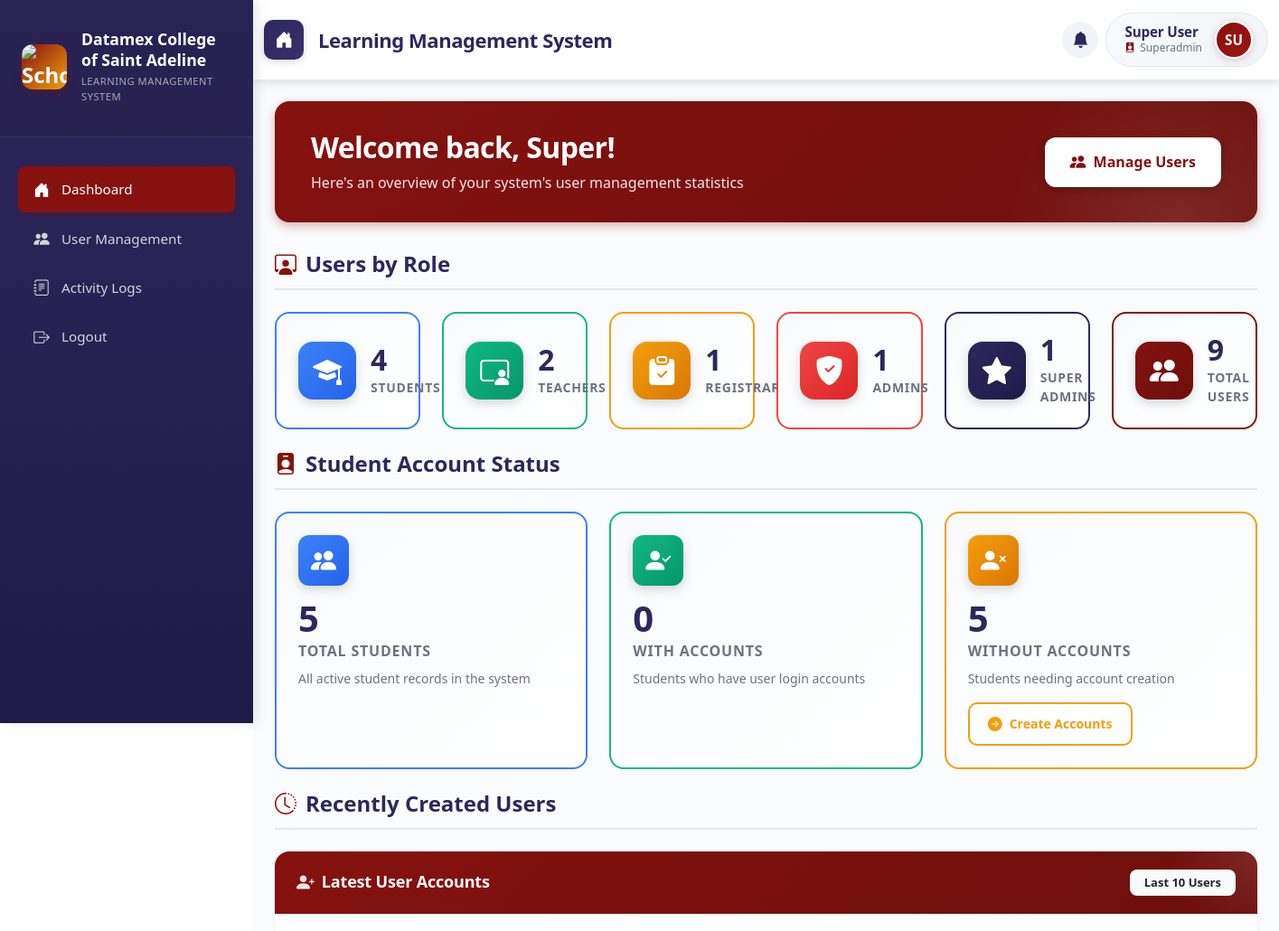
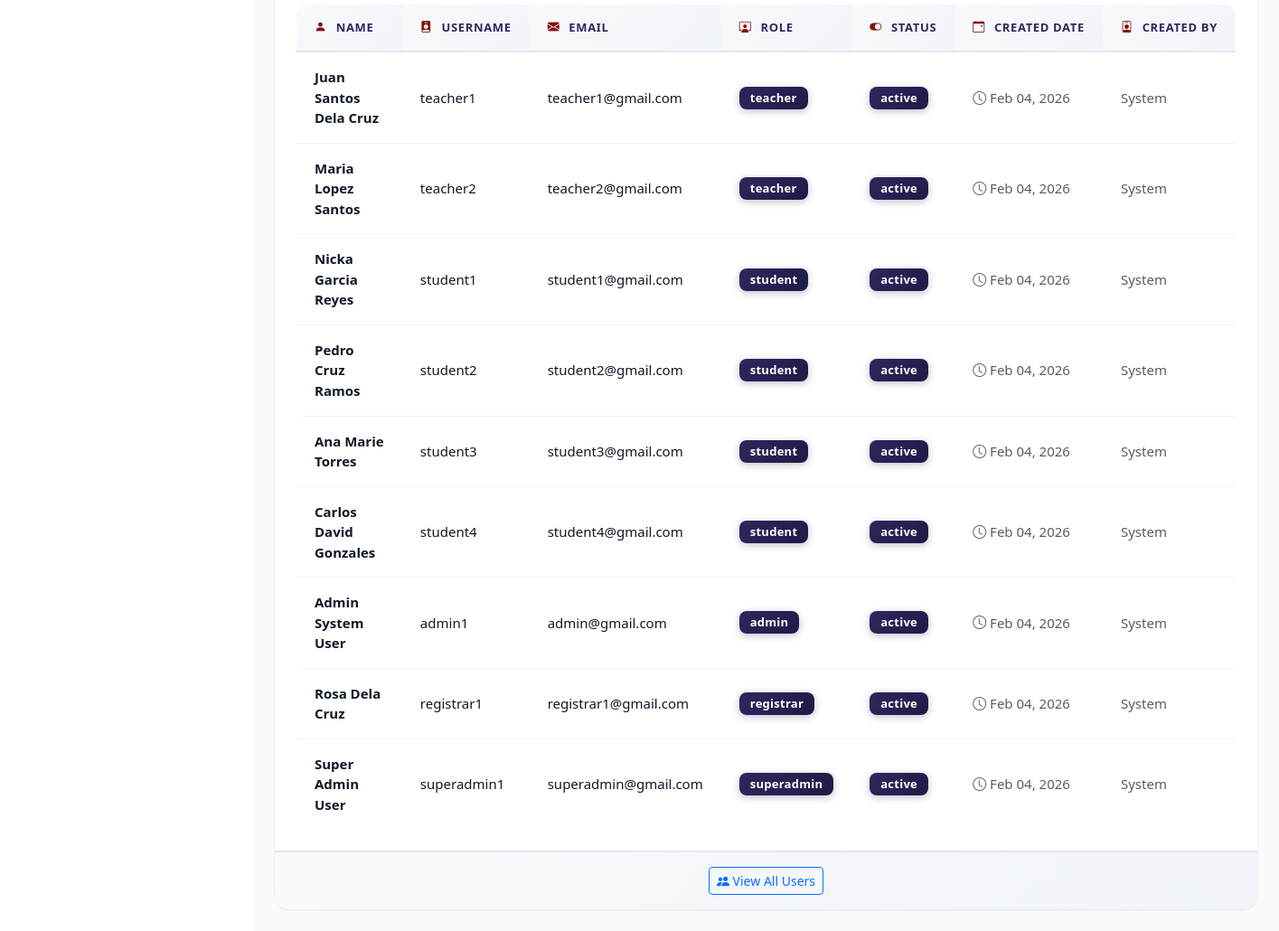
The page /index.php?page=superadmin_dashboard (signed in) on the database its author committed (2 pictures, top to bottom).
### tables this page shows
CREATE TABLE users(
    id INT PRIMARY KEY AUTO_INCREMENT,
    username VARCHAR(50) NOT NULL UNIQUE,
    email VARCHAR(255) UNIQUE,
    password VARCHAR(255) NOT NULL,
    role ENUM('student', 'teacher', 'registrar', 'admin', 'superadmin') NOT NULL,
    status ENUM('active', 'inactive', 'suspended', 'graduated') DEFAULT 'active',
    first_name VARCHAR(100) NOT NULL,
    middle_name VARCHAR(100) NULL,
    last_name VARCHAR(100) NOT NULL,
    created_by INT,
    created_at TIMESTAMP DEFAULT CURRENT_TIMESTAMP,
    updated_at TIMESTAMP DEFAULT CURRENT_TIMESTAMP ON UPDATE CURRENT_TIMESTAMP,
    last_login TIMESTAMP NULL,
    FOREIGN KEY (created_by) REFERENCES users(id) ON DELETE SET NULL 
);

### app/views/superadmin/dashboard.php (the view, shortened to what the rows shown need)
<!DOCTYPE html>
<html lang="en">
<head>
    <link rel="stylesheet" href="bootstrap/css/bootstrap.min.css">
    <link rel="stylesheet" href="bootstrap/css/bootstrap-icons.css">
    <link rel="stylesheet" href="css/main.css">
    <link rel="stylesheet" href="css/shared/sidenav.css">
    <link rel="stylesheet" href="css/shared/top-navbar.css">
    <link rel="stylesheet" href="css/pages/superadmin_dashboard.css">
</head>
<body>
    <div class="d-flex">
        <div class="main-content flex-grow-1">
            <div class="container-fluid p-4">
                <div class="welcome-section">
                    <div class="welcome-content">
                        <h1 class="welcome-title">
                            Welcome back, <?php echo htmlspecialchars($_SESSION['user_firstname']); ?>!
                        </h1>
                    </div>
                </div>
                <div class="section-header">
                    <h2 class="section-title">
                        <i class="bi bi-person-workspace"></i>
                        Users by Role
                    </h2>
                </div>
                <div class="section-header">
                    <h2 class="section-title">
                        <i class="bi bi-person-badge-fill"></i>
                        Student Account Status
                    </h2>
                </div>
                <div class="section-header">
                    <h2 class="section-title">
                        <i class="bi bi-clock-history"></i>
                        Recently Created Users
                    </h2>
                </div>
                <div class="card recent-users-card">
                    <div class="card-body" id="recent-users-table-wrapper">
                        <?php if (empty($recent_users)): ?>
                            <div class="empty-state">
                                <div class="empty-state-icon">
                                    <i class="bi bi-inbox"></i>
                                </div>
                                <p class="empty-state-text">No users created yet</p>
                            </div>
                        <?php else: ?>
                            <div class="table-responsive">
                                <table class="table table-hover">
                                    <thead>
                                        <tr>
                                            <th><i class="bi bi-person-fill"></i> Name</th>
                                            <th><i class="bi bi-person-badge-fill"></i> Username</th>
                                            <th><i class="bi bi-envelope-fill"></i> Email</th>
                                            <th><i class="bi bi-person-workspace"></i> Role</th>
                                            <th><i class="bi bi-toggle-on"></i> Status</th>
                                            <th><i class="bi bi-calendar-event"></i> Created Date</th>
                                            <th><i class="bi bi-person-badge"></i> Created By</th>
                                        </tr>
                                    </thead>
                                    <tbody id="recent-users-tbody">
                                        <?php foreach ($recent_users as $user): ?>
                                            <tr>
                                                <td class="user-full-name">
                                                    <?php
                                                    $fullName = $user['first_name'];
                                                    if (!empty($user['middle_name'])) $fullName .= ' ' . $user['middle_name'];
                                                    $fullName .= ' ' . $user['last_name'];
                                                    echo htmlspecialchars($fullName);
                                                    ?>
                                                </td>
                                                <td><?php echo htmlspecialchars($user['username']); ?></td>
                                                <td>
                                                    <?php if (!empty($user['email'])): ?>
                                                        <?php echo htmlspecialchars($user['email']); ?>
                                                    <?php else: ?>
                                                        <span class="text-muted">-</span>
                                                    <?php endif; ?>
                                                </td>
                                                <td>
                                                    <?php
                                                    $role_badges = [
                                                        'student' => '<span class="badge bg-primary">Student</span>',
                                                        'teacher' => '<span class="badge bg-success">Teacher</span>',
                                                        'registrar' => '<span class="badge bg-warning">Registrar</span>',
                                                        'admin' => '<span class="badge bg-danger">Admin</span>',
                                                        'superadmin' => '<span class="badge bg-secondary">Super Admin</span>'
                                                    ];
                                                    echo $role_badges[$user['role']] ?? '<span class="badge bg-secondary">' . htmlspecialchars($user['role']) . '</span>';
                                                    ?>
                                                </td>
                                                <td>
                                                    <?php
                                                    $status_badges = [
                                                        'active' => '<span class="badge bg-success">Active</span>',
                                                        'inactive' => '<span class="badge bg-secondary">Inactive</span>',
                                                        'suspended' => '<span class="badge bg-danger">Suspended</span>'
                                                    ];
                                                    echo $status_badges[$user['status']] ?? '<span class="badge bg-secondary">' . htmlspecialchars($user['status']) . '</span>';
                                                    ?>
                                                </td>
                                                <td>
                                                    <span class="text-muted">
                                                        <i class="bi bi-clock"></i>
                                                        <?php echo date('M d, Y', strtotime($user['created_at'])); ?>
                                                    </span>
                                                </td>
                                                <td>
                                                    <?php if (!empty($user['created_by_username'])): ?>
                                                        <span class="admin-badge">
                                                            <i class="bi bi-person-badge-fill"></i>
                                                            <?php echo htmlspecialchars($user['created_by_username']); ?>
                                                        </span>
                                                    <?php else: ?>
                                                        <span class="text-muted">System</span>
                                                    <?php endif; ?>
                                                </td>
                                            </tr>
                                        <?php endforeach; ?>
                                    </tbody>
                                </table>
                            </div>
                        <?php endif; ?>
                    </div>
                </div>
            </div>
        </div>
    </div>
</body>
</html>

### rows shown on the page
users: fullName "Juan Santos Dela Cruz", username "teacher1", email "teacher1@gmail.com", role "teacher", status "active", created_at "Feb 04, 2026"
users: fullName "Maria Lopez Santos", username "teacher2", email "teacher2@gmail.com", role "teacher", status "active", created_at "Feb 04, 2026"
users: fullName "Nicka Garcia Reyes", username "student1", email "student1@gmail.com", role "student", status "active", created_at "Feb 04, 2026"
users: fullName "Pedro Cruz Ramos", username "student2", email "student2@gmail.com", role "student", status "active", created_at "Feb 04, 2026"
users: fullName "Ana Marie Torres", username "student3", email "student3@gmail.com", role "student", status "active", created_at "Feb 04, 2026"
users: fullName "Carlos David Gonzales", username "student4", email "student4@gmail.com", role "student", status "active", created_at "Feb 04, 2026"
users: fullName "Admin System User", username "admin1", email "admin@gmail.com", role "admin", status "active", created_at "Feb 04, 2026"
users: fullName "Rosa Dela Cruz", username "registrar1", email "registrar1@gmail.com", role "registrar", status "active", created_at "Feb 04, 2026"
users: fullName "Super Admin User", username "superadmin1", email "superadmin@gmail.com", role "superadmin", status "active", created_at "Feb 04, 2026"

### other values the page prints
$page_title "Learning Management System"
$firstname . ' ' . $lastname "Super User"
$_SESSION['user_role'] "Superadmin"
$initials "SU"
$_SESSION['user_firstname'] "Super"
$users_by_role['student'] "4"
$users_by_role['teacher'] "2"
$users_by_role['registrar'] "1"
$users_by_role['admin'] "1"
$users_by_role['superadmin'] "1"
$total_users "9"
$total_students "5"
$students_with_account "0"
$students_without_account "5"
